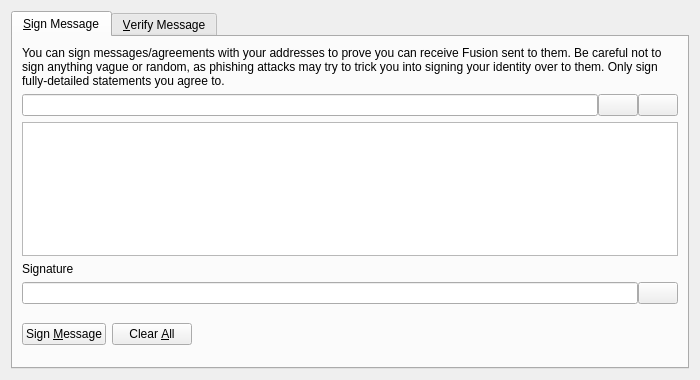
<?xml version="1.0" encoding="UTF-8"?>
<ui version="4.0">
 <class>SignVerifyMessageDialog</class>
 <widget class="QDialog" name="SignVerifyMessageDialog">
  <property name="geometry">
   <rect>
    <x>0</x>
    <y>0</y>
    <width>700</width>
    <height>380</height>
   </rect>
  </property>
  <property name="windowTitle">
   <string>Signatures - Sign / Verify a Message</string>
  </property>
  <property name="modal">
   <bool>true</bool>
  </property>
  <layout class="QVBoxLayout" name="verticalLayout">
   <item>
    <widget class="QTabWidget" name="tabWidget">
     <property name="currentIndex">
      <number>0</number>
     </property>
     <widget class="QWidget" name="tabSignMessage">
      <attribute name="title">
       <string>&amp;Sign Message</string>
      </attribute>
      <layout class="QVBoxLayout" name="verticalLayout_SM">
       <item>
        <widget class="QLabel" name="infoLabel_SM">
         <property name="text">
          <string>You can sign messages/agreements with your addresses to prove you can receive Fusion sent to them. Be careful not to sign anything vague or random, as phishing attacks may try to trick you into signing your identity over to them. Only sign fully-detailed statements you agree to.</string>
         </property>
         <property name="textFormat">
          <enum>Qt::PlainText</enum>
         </property>
         <property name="wordWrap">
          <bool>true</bool>
         </property>
        </widget>
       </item>
       <item>
        <layout class="QHBoxLayout" name="horizontalLayout_1_SM">
         <property name="spacing">
          <number>0</number>
         </property>
         <item>
          <widget class="QValidatedLineEdit" name="addressIn_SM">
           <property name="toolTip">
            <string>The Fusion address to sign the message with</string>
           </property>
          </widget>
         </item>
         <item>
          <widget class="QPushButton" name="addressBookButton_SM">
           <property name="toolTip">
            <string>Choose previously used address</string>
           </property>
           <property name="text">
            <string/>
           </property>
           <property name="shortcut">
            <string>Alt+A</string>
           </property>
           <property name="autoDefault">
            <bool>false</bool>
           </property>
          </widget>
         </item>
         <item>
          <widget class="QPushButton" name="pasteButton_SM">
           <property name="toolTip">
            <string>Paste address from clipboard</string>
           </property>
           <property name="text">
            <string/>
           </property>
           <property name="shortcut">
            <string>Alt+P</string>
           </property>
           <property name="autoDefault">
            <bool>false</bool>
           </property>
          </widget>
         </item>
        </layout>
       </item>
       <item>
        <widget class="QPlainTextEdit" name="messageIn_SM">
         <property name="toolTip">
          <string>Enter the message you want to sign here</string>
         </property>
        </widget>
       </item>
       <item>
        <widget class="QLabel" name="signatureLabel_SM">
         <property name="text">
          <string>Signature</string>
         </property>
         <property name="textFormat">
          <enum>Qt::PlainText</enum>
         </property>
        </widget>
       </item>
       <item>
        <layout class="QHBoxLayout" name="horizontalLayout_2_SM">
         <property name="spacing">
          <number>0</number>
         </property>
         <item>
          <widget class="QLineEdit" name="signatureOut_SM">
           <property name="font">
            <font>
             <italic>true</italic>
            </font>
           </property>
           <property name="readOnly">
            <bool>true</bool>
           </property>
          </widget>
         </item>
         <item>
          <widget class="QPushButton" name="copySignatureButton_SM">
           <property name="toolTip">
            <string>Copy the current signature to the system clipboard</string>
           </property>
           <property name="text">
            <string/>
           </property>
           <property name="autoDefault">
            <bool>false</bool>
           </property>
          </widget>
         </item>
        </layout>
       </item>
       <item>
        <layout class="QHBoxLayout" name="horizontalLayout_3_SM">
         <item>
          <widget class="QPushButton" name="signMessageButton_SM">
           <property name="toolTip">
            <string>Sign the message to prove you own this Fusion address</string>
           </property>
           <property name="text">
            <string>Sign &amp;Message</string>
           </property>
           <property name="autoDefault">
            <bool>false</bool>
           </property>
          </widget>
         </item>
         <item>
          <widget class="QPushButton" name="clearButton_SM">
           <property name="toolTip">
            <string>Reset all sign message fields</string>
           </property>
           <property name="text">
            <string>Clear &amp;All</string>
           </property>
           <property name="autoDefault">
            <bool>false</bool>
           </property>
          </widget>
         </item>
         <item>
          <spacer name="horizontalSpacer_1_SM">
           <property name="orientation">
            <enum>Qt::Horizontal</enum>
           </property>
           <property name="sizeHint" stdset="0">
            <size>
             <width>40</width>
             <height>48</height>
            </size>
           </property>
          </spacer>
         </item>
         <item>
          <widget class="QLabel" name="statusLabel_SM">
           <property name="font">
            <font>
             <weight>75</weight>
             <bold>true</bold>
            </font>
           </property>
           <property name="text">
            <string/>
           </property>
           <property name="wordWrap">
            <bool>true</bool>
           </property>
          </widget>
         </item>
         <item>
          <spacer name="horizontalSpacer_2_SM">
           <property name="orientation">
            <enum>Qt::Horizontal</enum>
           </property>
           <property name="sizeHint" stdset="0">
            <size>
             <width>40</width>
             <height>48</height>
            </size>
           </property>
          </spacer>
         </item>
        </layout>
       </item>
      </layout>
     </widget>
     <widget class="QWidget" name="tabVerifyMessage">
      <attribute name="title">
       <string>&amp;Verify Message</string>
      </attribute>
      <layout class="QVBoxLayout" name="verticalLayout_VM">
       <item>
        <widget class="QLabel" name="infoLabel_VM">
         <property name="text">
          <string>Enter the receiver's address, message (ensure you copy line breaks, spaces, tabs, etc. exactly) and signature below to verify the message. Be careful not to read more into the signature than what is in the signed message itself, to avoid being tricked by a man-in-the-middle attack. Note that this only proves the signing party receives with the address, it cannot prove sendership of any transaction!</string>
         </property>
         <property name="textFormat">
          <enum>Qt::PlainText</enum>
         </property>
         <property name="alignment">
          <set>Qt::AlignLeading|Qt::AlignLeft|Qt::AlignTop</set>
         </property>
         <property name="wordWrap">
          <bool>true</bool>
         </property>
        </widget>
       </item>
       <item>
        <layout class="QHBoxLayout" name="horizontalLayout_1_VM">
         <property name="spacing">
          <number>0</number>
         </property>
         <item>
          <widget class="QValidatedLineEdit" name="addressIn_VM">
           <property name="toolTip">
            <string>The Fusion address the message was signed with</string>
           </property>
          </widget>
         </item>
         <item>
          <widget class="QPushButton" name="addressBookButton_VM">
           <property name="toolTip">
            <string>Choose previously used address</string>
           </property>
           <property name="text">
            <string/>
           </property>
           <property name="shortcut">
            <string>Alt+A</string>
           </property>
           <property name="autoDefault">
            <bool>false</bool>
           </property>
          </widget>
         </item>
        </layout>
       </item>
       <item>
        <widget class="QPlainTextEdit" name="messageIn_VM"/>
       </item>
       <item>
        <widget class="QValidatedLineEdit" name="signatureIn_VM"/>
       </item>
       <item>
        <layout class="QHBoxLayout" name="horizontalLayout_2_VM">
         <item>
          <widget class="QPushButton" name="verifyMessageButton_VM">
           <property name="toolTip">
            <string>Verify the message to ensure it was signed with the specified Fusion address</string>
           </property>
           <property name="text">
            <string>Verify &amp;Message</string>
           </property>
           <property name="autoDefault">
            <bool>false</bool>
           </property>
          </widget>
         </item>
         <item>
          <widget class="QPushButton" name="clearButton_VM">
           <property name="toolTip">
            <string>Reset all verify message fields</string>
           </property>
           <property name="text">
            <string>Clear &amp;All</string>
           </property>
           <property name="autoDefault">
            <bool>false</bool>
           </property>
          </widget>
         </item>
         <item>
          <spacer name="horizontalSpacer_1_VM">
           <property name="orientation">
            <enum>Qt::Horizontal</enum>
           </property>
           <property name="sizeHint" stdset="0">
            <size>
             <width>40</width>
             <height>48</height>
            </size>
           </property>
          </spacer>
         </item>
         <item>
          <widget class="QLabel" name="statusLabel_VM">
           <property name="font">
            <font>
             <weight>75</weight>
             <bold>true</bold>
            </font>
           </property>
           <property name="text">
            <string/>
           </property>
           <property name="wordWrap">
            <bool>true</bool>
           </property>
          </widget>
         </item>
         <item>
          <spacer name="horizontalSpacer_2_VM">
           <property name="orientation">
            <enum>Qt::Horizontal</enum>
           </property>
           <property name="sizeHint" stdset="0">
            <size>
             <width>40</width>
             <height>48</height>
            </size>
           </property>
          </spacer>
         </item>
        </layout>
       </item>
      </layout>
     </widget>
    </widget>
   </item>
  </layout>
 </widget>
 <customwidgets>
  <customwidget>
   <class>QValidatedLineEdit</class>
   <extends>QLineEdit</extends>
   <header>qvalidatedlineedit.h</header>
  </customwidget>
 </customwidgets>
 <resources>
  <include location="../fusion.qrc"/>
 </resources>
 <connections/>
</ui>
